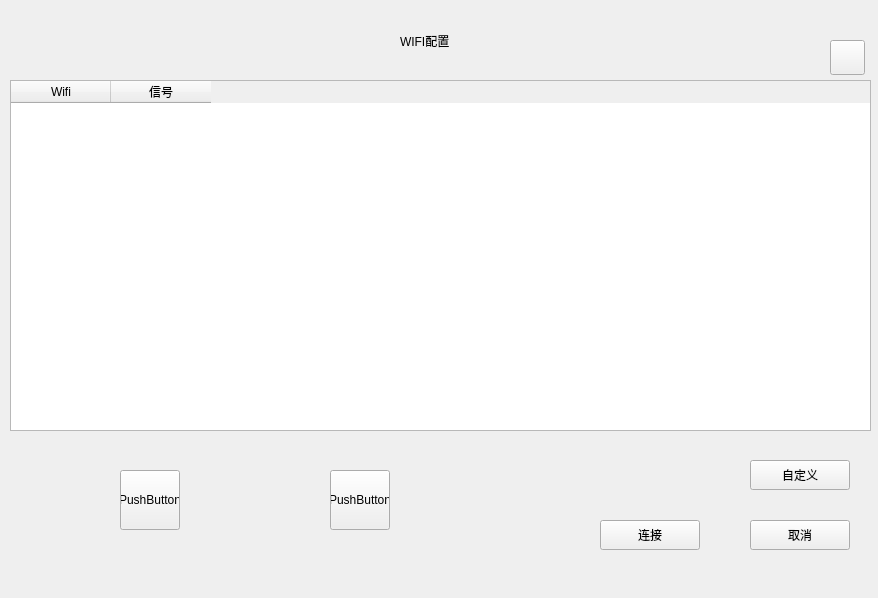
<?xml version="1.0" encoding="UTF-8"?>
<ui version="4.0">
 <class>WifiSearch</class>
 <widget class="QWidget" name="WifiSearch">
  <property name="windowModality">
   <enum>Qt::NonModal</enum>
  </property>
  <property name="geometry">
   <rect>
    <x>0</x>
    <y>0</y>
    <width>878</width>
    <height>598</height>
   </rect>
  </property>
  <property name="windowTitle">
   <string>Form</string>
  </property>
  <widget class="QLabel" name="label">
   <property name="geometry">
    <rect>
     <x>400</x>
     <y>30</y>
     <width>111</width>
     <height>21</height>
    </rect>
   </property>
   <property name="text">
    <string>WIFI配置</string>
   </property>
  </widget>
  <widget class="QPushButton" name="connectButton">
   <property name="geometry">
    <rect>
     <x>600</x>
     <y>520</y>
     <width>100</width>
     <height>30</height>
    </rect>
   </property>
   <property name="text">
    <string>连接</string>
   </property>
  </widget>
  <widget class="QPushButton" name="cancelButton">
   <property name="geometry">
    <rect>
     <x>750</x>
     <y>520</y>
     <width>100</width>
     <height>30</height>
    </rect>
   </property>
   <property name="text">
    <string>取消</string>
   </property>
  </widget>
  <widget class="QPushButton" name="refreshButton">
   <property name="geometry">
    <rect>
     <x>830</x>
     <y>40</y>
     <width>35</width>
     <height>35</height>
    </rect>
   </property>
   <property name="text">
    <string/>
   </property>
   <property name="icon">
    <iconset resource="../../resource.qrc">
     <normaloff>:/img/img/refresh.png</normaloff>:/img/img/refresh.png</iconset>
   </property>
  </widget>
  <widget class="QTableWidget" name="tableWidget">
   <property name="geometry">
    <rect>
     <x>10</x>
     <y>80</y>
     <width>861</width>
     <height>351</height>
    </rect>
   </property>
   <column>
    <property name="text">
     <string>Wifi</string>
    </property>
   </column>
   <column>
    <property name="text">
     <string>信号</string>
    </property>
   </column>
  </widget>
  <widget class="QPushButton" name="customWifi">
   <property name="geometry">
    <rect>
     <x>750</x>
     <y>460</y>
     <width>100</width>
     <height>30</height>
    </rect>
   </property>
   <property name="text">
    <string>自定义</string>
   </property>
  </widget>
  <widget class="QPushButton" name="pushButton">
   <property name="geometry">
    <rect>
     <x>120</x>
     <y>470</y>
     <width>60</width>
     <height>60</height>
    </rect>
   </property>
   <property name="minimumSize">
    <size>
     <width>60</width>
     <height>60</height>
    </size>
   </property>
   <property name="text">
    <string>PushButton</string>
   </property>
  </widget>
  <widget class="QPushButton" name="pushButton_2">
   <property name="geometry">
    <rect>
     <x>330</x>
     <y>470</y>
     <width>60</width>
     <height>60</height>
    </rect>
   </property>
   <property name="text">
    <string>PushButton</string>
   </property>
  </widget>
 </widget>
 <resources>
  <include location="../../resource.qrc"/>
 </resources>
 <connections/>
</ui>
